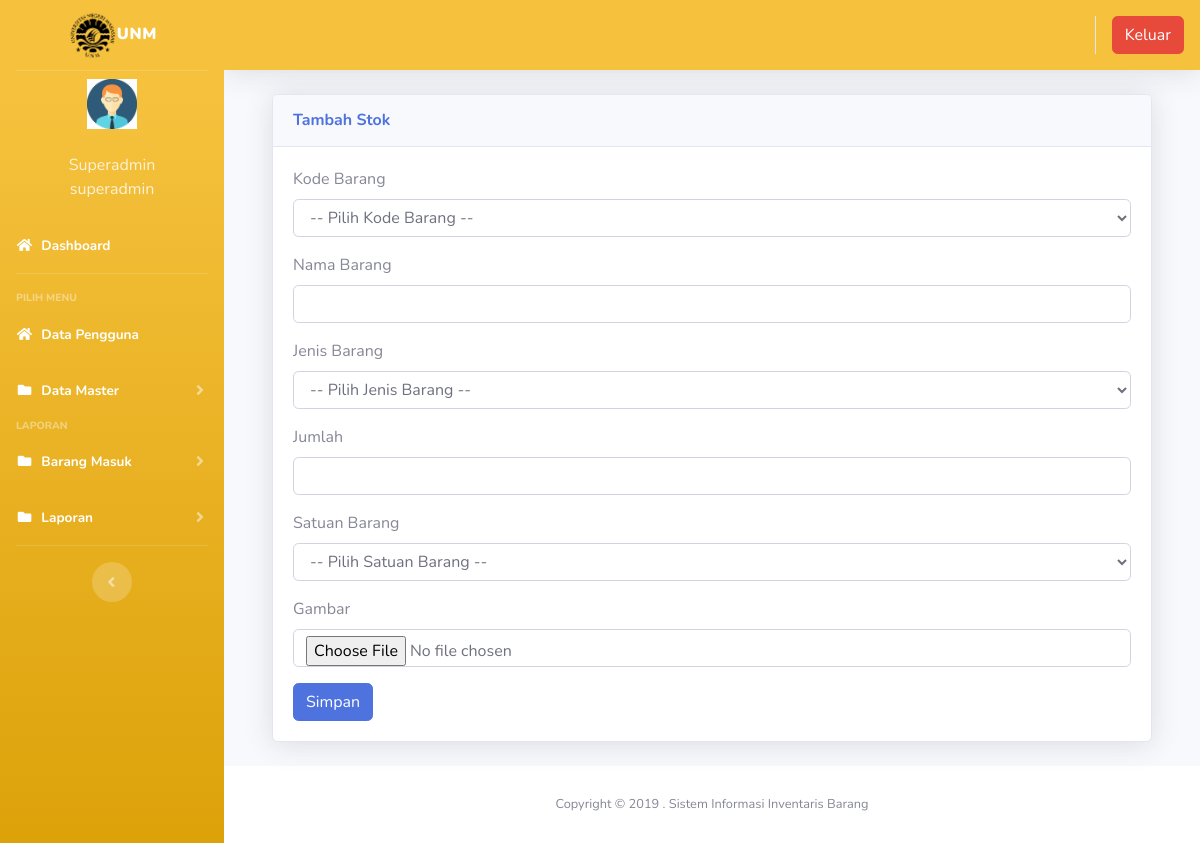
The page /index3.php?page=gudang&aksi=tambahgudang (signed in) on the database its author committed.
### tables this page shows
CREATE TABLE `users` (
  `id` int(11) NOT NULL,
  `nik` varchar(10) NOT NULL,
  `nama` varchar(100) NOT NULL,
  `alamat` varchar(200) NOT NULL,
  `telepon` varchar(100) NOT NULL,
  `username` varchar(100) NOT NULL,
  `password` varchar(100) NOT NULL,
  `level` varchar(25) NOT NULL DEFAULT 'member',
  `foto` varchar(25) NOT NULL
);

### page/gudang/tambahgudang.php (the view, shortened to what this page needs)
<div class="container-fluid">
         <div class="card shadow mb-4">
           <div class="card-header py-3">
             <h6 class="m-0 font-weight-bold text-primary">Tambah Stok</h6>
           </div>
           <div class="card-body">
             <div class="table-responsive">
						<div class="body">
						<form method="POST" enctype="multipart/form-data">
						<label for="">Kode Barang</label>
                           <div class="form-group">
                              <div class="form-line">
                               <select name="kode_barang" class="form-control" />
							<option value="">-- Pilih Kode Barang --</option>
						</div>
                           </div>
						<label for="">Nama Barang</label>
                           <div class="form-group">
                              <div class="form-line">
                               <input type="text" name="nama_barang" class="form-control" />
						</div>
                           </div>
					<label for="">Jenis Barang</label>
                           <div class="form-group">
                              <div class="form-line">
                               <select name="jenis_barang" class="form-control" />
							<option value="">-- Pilih Jenis Barang  --</option>
						</div>
                           </div>
                           <label for="">Jumlah</label>
                           <div class="form-group">
                              <div class="form-line">
                               <input type="number" name="jumlah" class="form-control" id="jumlah" />
						</div>
                           </div>
						<label for="">Satuan Barang</label>
                           <div class="form-group">
                              <div class="form-line">
                               <select name="satuan" class="form-control" />
							<option value="">-- Pilih Satuan Barang --</option>
						</div>
                           </div>
						<label for="">Gambar</label>
                           <div class="form-group">
                              <div class="form-line">
                               <input type="file" name="foto" class="form-control"/>
						</div>
                           </div>
						<input type="submit" name="simpan" value="Simpan" class="btn btn-primary">
						</form>

### index3.php (shortened to what this page needs)
<?php
	$koneksi = new mysqli("localhost","root","","inventori");
	?>
<!DOCTYPE html>
<html lang="en">
<head>
  <link href="vendor/fontawesome-free/css/all.min.css" rel="stylesheet" type="text/css">
  <link href="css/sb-admin-2.min.css" rel="stylesheet">
  <link href="vendor/datatables/dataTables.bootstrap4.min.css" rel="stylesheet">
</head>
<body id="page-top">
  <div id="wrapper">
    <ul class="navbar-nav bg-gradient-warning sidebar sidebar-dark accordion" id="accordionSidebar">
      <a class="sidebar-brand d-flex align-items-center justify-content-center" href="index3.php">
        <div class="sidebar-brand-text mx-2"><img src="img/logounm.png" alt="" width="50px"><b>UNM</b></div>
      </a>
      <hr class="sidebar-divider my-0">
 <?php
   if ($_SESSION['superadmin']) {
	   $user = $_SESSION['superadmin'];
   }
   $sql =$koneksi->query("select * from users where id='$user'");
   $data = $sql->fetch_assoc();
   ?>
    <li class="d-flex align-items-center justify-content-center">
        <a class="nav-link">
		 <img src="img/<?php echo $data['foto']?>" class="img-circle" width="50" alt="User"/></a>
	  </li>
		 <li class="nav-item ">
        <a class="nav-link">
         	<div class="d-flex align-items-center justify-content-center" class="name">  <?php echo  $data['nama'];?></div></font>
			<div class="d-flex align-items-center justify-content-center" class="email"><?php echo $data['level'];?></div>
		 </a>
      </li>
      <li class="nav-item active">
        <a class="nav-link" href="?page=home3">
          <i class="fas fa-fw fa-home"></i>
          <span>Dashboard</span></a>
      </li>
      <hr class="sidebar-divider">
      <div class="sidebar-heading">
        Pilih Menu
      </div>
	    <li class="nav-item active">
        <a class="nav-link" href="?page=pengguna">
          <i class="fas fa-fw fa-home"></i>
          <span>Data Pengguna</span></a>
      </li>
	   <li class="nav-item active">
        <a class="nav-link collapsed" href="#" data-toggle="collapse" data-target="#collapseData" aria-expanded="true" aria-controls="collapseData">
          <i class="fas fa-fw fa-folder"></i>
          <span>Data Master</span>
        </a>
      </li>
      <div class="sidebar-heading">
        Laporan
      </div>
      <li class="nav-item active">
        <a class="nav-link collapsed" href="#" data-toggle="collapse" data-target="#collapsePages" aria-expanded="true" aria-controls="collapsePages">
          <i class="fas fa-fw fa-folder"></i>
          <span>Barang Masuk</span>
        </a>
      </li>
	     <li class="nav-item active">
        <a class="nav-link collapsed" href="#" data-toggle="collapse" data-target="#collapseLaporan" aria-expanded="true" aria-controls="collapseLaporan">
          <i class="fas fa-fw fa-folder"></i>
          <span>Laporan</span>
        </a>
      </li>
      <hr class="sidebar-divider d-none d-md-block">
      <div class="text-center d-none d-md-inline">
        <button class="rounded-circle border-0" id="sidebarToggle"></button>
      </div>
    </ul>
    <div id="content-wrapper" class="d-flex flex-column">
      <div id="content">
        <nav class="navbar navbar-expand navbar-dark bg-warning topbar mb-4 static-top shadow">
          <ul class="navbar-nav ml-auto">
            <li class="nav-item dropdown no-arrow">
			 <div class="top-menu">
        <ul class="nav pull-right top-menu">
           <li><a onclick="return confirm('Apakah anda yakin akan logout?')" class="btn btn-danger" class="logout" href="logout.php">Keluar</a></li>
        </ul>
      </div>
            </li>
          </ul>
        </nav>
        <div class="container-fluid">
		 <section class="content">
		      <?php
			   $page = $_GET['page'];
			   $aksi = $_GET['aksi'];
				if ($page == "gudang") {
				    if ($aksi == "tambahgudang") {
					   include "page/gudang/tambahgudang.php";
				   }
				}
			   ?>
    </section>
</div>
      <footer class="sticky-footer bg-white">
        <div class="container my-auto">
          <div class="copyright text-center my-auto">
            <span>Copyright &copy; 2019 . Sistem Informasi Inventaris Barang</span>
          </div>
        </div>
      </footer>
    </div>
  </div>
  </div>
</body>
</html>

### rows shown on the page
users: foto (picture), nama "Superadmin", level "superadmin"
